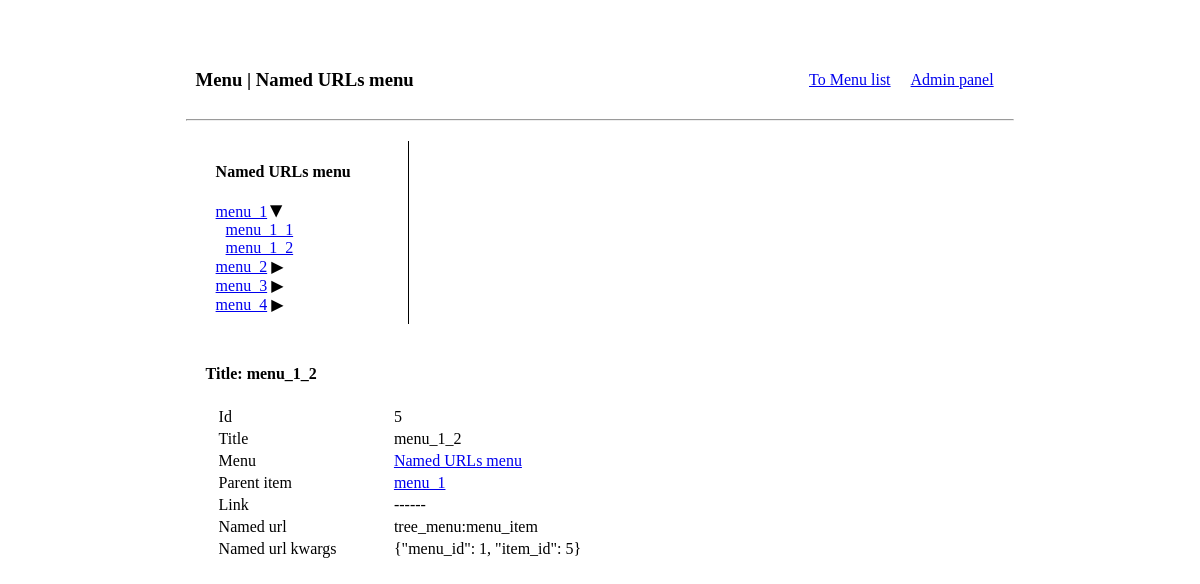
/menu/1/item/5, run on the app's committed database.
### tree_menu/models.py (models this page shows)
class Menu(models.Model):
    title = models.CharField(max_length=100, verbose_name='Menu title')
    slug = models.CharField(max_length=100, verbose_name='Menu slug')
    description = models.CharField(max_length=256, verbose_name='Menu description')
    def __str__(self):
        return self.title

class MenuItem(models.Model):
    menu = models.ForeignKey(
        Menu,
        related_name='items',
        verbose_name='menu',
        on_delete=models.CASCADE,
    )
    parent = models.ForeignKey(
        'self',
        blank=True,
        null=True,
        related_name='items',
        verbose_name='parent menu item',
        on_delete=models.CASCADE,
    )
    title = models.CharField(max_length=100, verbose_name='Menu item title')
    url = models.CharField(
        max_length=255,
        verbose_name='Link',
        blank=True,
        null=True,
    )
    named_url = models.CharField(
        max_length=255,
        verbose_name='Named URL',
        blank=True,
        null=True,
    )
    named_url_kwargs = models.CharField(
        max_length=255,
        verbose_name='Named URL kwargs',
        blank=True,
        null=True,
        help_text='As JSON',
    )
    def get_url(self):
        if self.url:
            return self.url
        if self.named_url_kwargs:
            kwargs = json.loads(self.named_url_kwargs)
            return reverse(self.named_url, kwargs=kwargs)
        if self.named_url:
            return reverse(self.named_url)
        return '/#'
    def __str__(self):
        return self.title

### tree_menu/views.py (the view)
# urls.py: path('menu/<int:menu_id>/item/<int:item_id>', MenuItemDetailView.as_view(), name='menu_item'),
class MenuItemDetailView(View):
    template_name = 'tree_menu/menu_item_detail.html'
    def get(self, request, **kwargs):
        menu = Menu.objects.get(pk=kwargs['menu_id'])
        menu_item = MenuItem.objects.get(pk=kwargs['item_id'])
        context = {
            'menu': menu,
            'menu_item': menu_item,
        }
        return render(request, self.template_name, context)

### tree_menu/templatetags/draw_menu_tags.py (called while the page is built)
def _mark_active_parents(active_item: MenuItem, menu_items):
    while active_item is not None:
        menu_items[active_item.id][2] = True
        if active_item.parent_id:
            active_item = menu_items[active_item.parent_id][0]
        else:
            break

def _mark_active_items(menu_items: dict, context: RequestContext):
    current_path: str = context.request.get_full_path()
    active_item = None
    for item_data in menu_items.values():
        item = item_data[0]
        item_url = item.get_url()
        if item_url and current_path.startswith(item_url):
            if active_item and len(item_url) > len(active_item.get_url()) or \
                    not active_item:
                active_item = item
        if item.parent_id is not None:
            menu_items[item.parent_id][1].append(item_data)
    _mark_active_parents(active_item, menu_items)
    return menu_items

@register.inclusion_tag('tree_menu/template_tags/menu.html', takes_context=True)
def draw_menu(context: RequestContext, menu_slug: str):
    menu_items_list = list(MenuItem.objects.filter(
        menu__slug=menu_slug).select_related("menu"))
    if menu_items_list:
        menu_title = menu_items_list[0].menu.title
        menu_items = {item.id: [item, [], False] for item in menu_items_list}
        menu_items = _mark_active_items(menu_items, context)
        menu_items = dict(filter(lambda item: item[1][0].parent_id is None,
                                 menu_items.items()))
    else:
        menu_title = Menu.objects.get(slug=menu_slug).title
        menu_items = {}
    return {
        'menu_title': menu_title,
        'menu_items': menu_items,
        'context': context,
    }

@register.inclusion_tag('tree_menu/template_tags/dropdown.html')
def draw_items(items: dict):
    return {'items': items}

### tree_menu/templates/tree_menu/menu_item_detail.html
{% extends 'tree_menu/menu_detail.html' %}
{% block content %}
    <h4>Title: {{ menu_item.title }}</h4>
    <table>
        <tr>
            <td>Id</td>
            <td>{{ menu_item.id }}</td>
        </tr>
        <tr>
            <td>Title</td>
            <td>{{ menu_item.title }}</td>
        </tr>
        <tr>
            <td>Menu</td>
            <td><a href="{% url 'tree_menu:menu' menu_item.menu.id %}">{{ menu_item.menu }}</a></td>
        </tr>
        <tr>
            <td>Parent item</td>
            <td>
                {% if menu_item.parent %}
                    <a href="{{ menu_item.parent.get_url }}">{{ menu_item.parent }}</a>
                {% else %}
                    ------
                {% endif %}
            </td>
        </tr>
        <tr>
            <td>Link</td>
            <td>
                {% if menu_item.url %}
                    {{ menu_item.url }}
                {% else %}
                    ------
                {% endif %}
            </td>
        </tr>
        <tr>
            <td>Named url</td>
            <td>
                {% if menu_item.named_url %}
                    {{ menu_item.named_url }}
                {% else %}
                    ------
                {% endif %}
            </td>
        </tr>
        <tr>
            <td>Named url kwargs</td>
            <td>
                {% if menu_item.named_url_kwargs %}
                    {{ menu_item.named_url_kwargs }}
                {% else %}
                    ------
                {% endif %}</td>
        </tr>
    </table>
{% endblock content %}

### tree_menu/templates/tree_menu/menu_detail.html (shortened to what this page needs)
{% extends 'tree_menu/tree_menu_base.html' %}
{% load draw_menu_tags %}
{% load static %}
{% block header %}
    <div>
        <h3>Menu | {{ menu.title }}</h3>
    </div>
{% endblock header %}
{% block left_bar %}
    {% draw_menu menu.slug %}
{% endblock left_bar %}

### tree_menu/templates/tree_menu/template_tags/menu.html (shortened to what this page needs)
{% load draw_menu_tags %}
{% load static %}
<link rel="stylesheet" href="{% static 'tree_menu/styles/menu_style.css' %}">
<div>
    <h4>{{ menu_title }}</h4>
    {% if menu_items.values %}
        <ul id="myUL">
            {% draw_items menu_items.values %}
        </ul>
    {% else %}
        <span>Menu is empty!</span>
    {% endif %}
</div>

### tree_menu/templates/tree_menu/template_tags/dropdown.html
{% load draw_menu_tags %}
{% for item, subitems, is_active in items %}
    <li>
        <a href="{{ item.get_url }}">{{ item }}</a>
        {% if subitems %}
            <span class="caret{% if is_active %} caret-down{% endif %}"></span>
            <ul class="nested{% if is_active %} active{% endif %}">
                {% draw_items subitems %}
            </ul>{% endif %}
    </li>
{% endfor %}

### tree_menu/static/tree_menu/styles/style.css (style rules this page uses)
.box div { margin: 10px; }
table { width: 80%; margin-left: 10px; }

### tree_menu/static/tree_menu/styles/menu_style.css (style rules this page uses)
ul, #myUL { list-style-type: none; padding: 0 0 0 10px; }
#myUL { margin: 0; padding: 0; }
.caret { cursor: pointer; user-select: none; }
.caret::before { content: "\25B6"; color: black; display: inline-block; margin-right: 6px; }
.caret-down::before { transform: rotate(90deg); }
.nested { display: none; }
.active { display: block; }

### data on the page
Menu: title "Named URLs menu"
MenuItem: title "menu_1"
MenuItem: title "menu_1_1"
MenuItem: title "menu_1_2", id "5", menu "Named URLs menu", parent "menu_1", named_url "tree_menu:menu_item", named_url_kwargs "{\"menu_id\": 1, \"item_id\": 5}"
MenuItem: title "menu_2"
MenuItem: title "menu_3"
MenuItem: title "menu_4"
